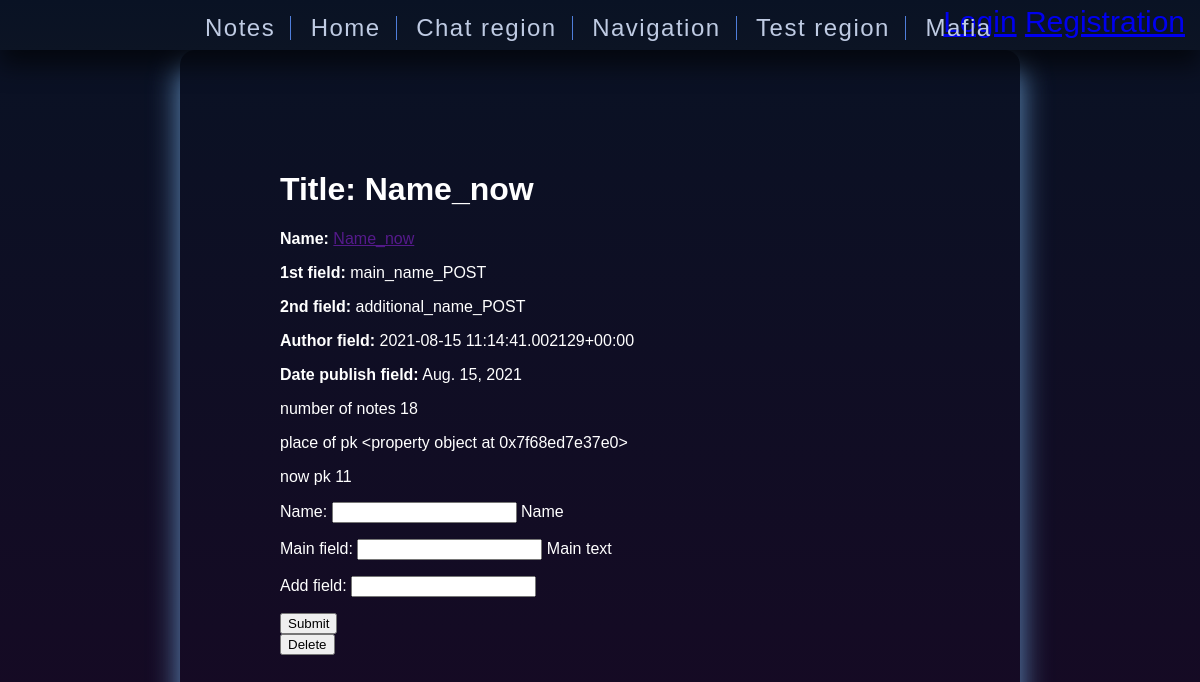
The page /index/note/11 on the database its author committed.
### main/models.py (models this page shows, shortened)
class Note(models.Model):
    id = models.AutoField(primary_key=True)
    name = models.CharField(max_length=200, help_text="Name")
    main_field = models.CharField(max_length=200, help_text="Main text")
    add_field = models.CharField(max_length=200)
    author = models.CharField(max_length=50)
    publish_date = models.DateField(null=True)
    class Meta:
        ordering = ["name"]

### main/views.py (the view)
# urls.py: url(r'^note/(?P<pk>\d+)$', views.NoteDetailView.as_view(), name='note-detail'),
class NoteDetailView(generic.DetailView):
    model = Note
    def dispatch(self, request, *args, **kwargs):
        if request.method == 'GET' and 'delete' in request.GET:
            Note.objects.get(pk=kwargs['pk']).delete()
            return NotesFilter.NoteFilter(request)
        elif request.method == 'POST' and 'submit' in request.POST:
            update_object = Note.objects.get(pk=kwargs['pk'])
            context = NoteDetailView.get_context_data(self)
            return self.render_to_response(context)
        elif request.method == 'GET':
            try:
               update_object = Note.objects.get(pk=kwargs['pk'])
               context = NoteDetailView.get_context_data(self)
               return self.get(request, *args, **kwargs)
            except Note.DoesNotExist:
                e = 'Note does not exit'
                form = FilterForm()
                return render(request, 'main/notes.html', {'form': form, 'exec': e})
            except Note.MultipleObjectsReturned:
                form = FilterForm()
                return render(request, 'main/token_input.html', {'form': form})
    def get_context_data(self, **kwargs):
        self.object = self.get_object()
        context = super(NoteDetailView, self).get_context_data(**kwargs)
        context['hello'] = Note.objects.all().count()
        context['place'] = Note.pk
        context['hell'] = self.kwargs['pk']
        context['form'] = NoteForm()
        return context

### main/forms.py
class NoteForm(forms.ModelForm):
    class Meta:
        model = Note
        fields = ('name','main_field','add_field')

### main/templates/main/note_detail.html (shortened to what this page needs)
{% extends "base.html" %}
{% block content %}
<h1>Title: {{ note.name }}</h1>
<p><strong>Name:</strong> <a href="">{{ note.name }}</a></p>
<p><strong>1st field:</strong> {{ note.main_field }}</p>
<p><strong>2nd field:</strong> {{ note.add_field }}</p>
<p><strong>Author field:</strong> {{ note.author }}</p>
<p><strong>Date publish field:</strong> {{ note.publish_date }}</p>
<p>number of notes {{ hello }} </p>
<p>place of pk {{ place }} </p>
<p>now pk {{ hell }} </p>
<form action="" method="post">
    {{ form.as_p }}
    <input type="submit" name="submit" value="Submit" />
</form>
<form>
    <input type="submit" name="delete" value="Delete" />
</form>
{% endblock %}

### main/static/css/styles.css (style rules this page uses)
html { height: 100%; }
body { margin: 0; padding: 0; font-family: sans-serif; background: linear-gradient(#091224, #170924); color: white; }

### rows shown on the page
Note: name "Name_now", main_field "main_name_POST", add_field "additional_name_POST", author "2021-08-15 11:14:41.002129+00:00", publish_date "Aug. 15, 2021"

### other values the page prints
{{ hello }} "18"
{{ place }} "<property object at 0x7f68ed7e37e0>"
{{ hell }} "11"
